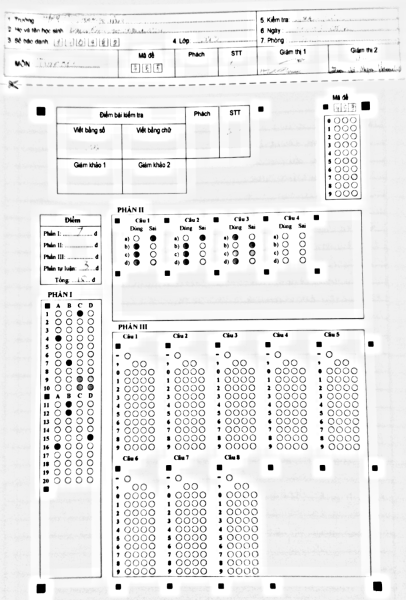
#> input picture data/maugiay/moi.png, 406 x 600 px
$ python -i omr_enhance.py   (imports and definitions only)   (older library calls are emulated)
#> lines starting #> are read from the running program, lines starting #| are printed output that depends on the picture
#> further down, picture is the input picture: shape (600, 406, 3); min 0, max 255, mean 234.9
# -*- coding: utf-8 -*-
"""Tăng nét + tương phản cho ảnh chấm BỊ MỜ (out-focus/chụp nhòe/tương phản thấp).

Dùng thuật toán xử lý ảnh kinh điển, KHÔNG cần model:
  1. CLAHE (Contrast Limited Adaptive Histogram Equalization) trên kênh L của
     LAB — néli tương phản CỤC BỘ:Bubble mờ/bút chì nhạt trên ảnh xám nổi lên
     mà không phóng đại chênh sáng toàn trang.
  2. Unsharp mask (ảnh − Gaussian(ảnh) × amount) — khôi phục cạnh bubble/mốc
     bị mềm do mất nét.

AUTO-TRIGGER: chỉ áp dụng khi ảnh THẬT SỰ mờ (var Laplacian < BLUR_THR).
Ảnh nét (batch chuẩn var 500-700) đi qua KHÔNG ĐỘNG — kết quả chấm giữ nguyên.
"""
import cv2
import numpy as np

BLUR_THR = 150.0        # ngưỡng var Laplacian: dưới ngưỡng này coi là mờ
                        # (ảnh nét của dự án: 500-700; ảnh mờ của người dùng: 6)


# [4 lines left out: function blur_score, not called in this run]


def enhance_blurry(bgr, clahe_clip=2.5, unsharp_amount=1.4, radius=5):
    """CLAHE(L) + unsharp mask — trả ảnh đã tăng nét/tương phản."""
#> called with clahe_clip = 2.5, unsharp_amount = 1.4, radius = 5
    lab = cv2.cvtColor(bgr, cv2.COLOR_BGR2LAB)
#> lab: shape (600, 406, 3); mean of channels 0, 1, 2 236.6, 128, 128
    l, a, b = cv2.split(lab)
#> a: shape (600, 406); every value is 128
    clahe = cv2.createCLAHE(clipLimit=clahe_clip, tileGridSize=(8, 8))
    l2 = clahe.apply(l)
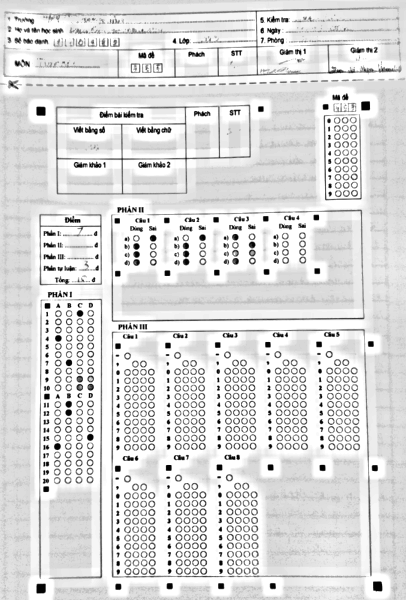
#> l2: shape (600, 406); min 1, max 255, mean 220.4
    out = cv2.cvtColor(cv2.merge([l2, a, b]), cv2.COLOR_LAB2BGR)
    blur = cv2.GaussianBlur(out, (0, 0), radius)
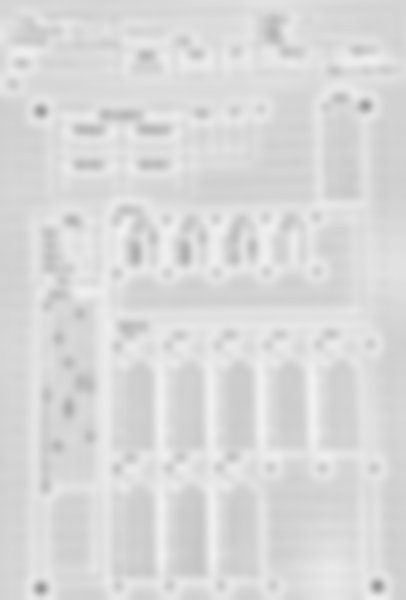
#> blur: shape (600, 406, 3); mean B, G, R 217.3, 217.4, 217.3
    return cv2.addWeighted(out, 1.0 + unsharp_amount, blur, -unsharp_amount, 0)
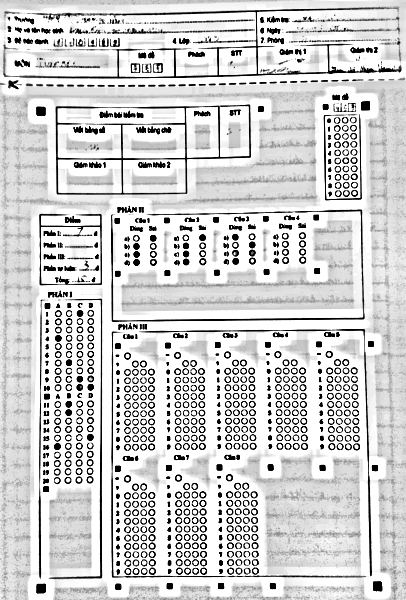
#> returned value: shape (600, 406, 3); mean of channels 0, 1, 2 208.2, 208.2, 208.2; drawn as B, G, R


# [22 lines left out: function deblur_rl, not called in this run]


EXTREME_THR = 40.0      # dưới ngưỡng này = mờ CỰC ĐOAN -> RL sau enhance


# [43 lines left out: function enhance_if_blurry, not called in this run]

>>> import cv2
>>> picture = cv2.imread('data/maugiay/moi.png')
>>> result = enhance_blurry(picture)

$ run again, on data/maugiay/moi_draft.png
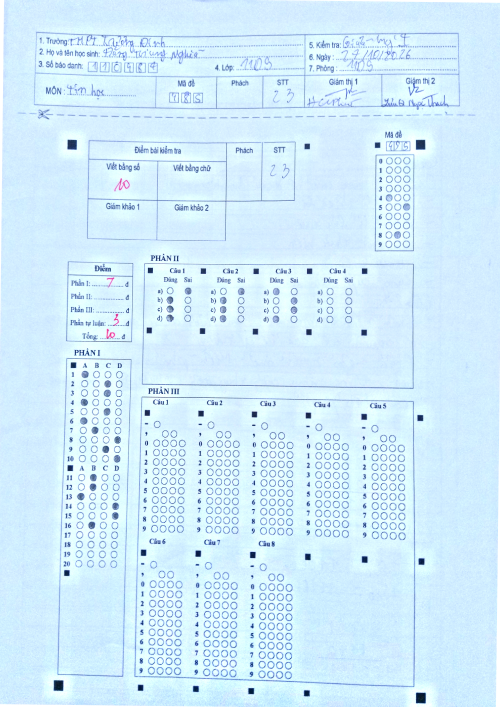
#> input picture data/maugiay/moi_draft.png, 1000 x 1414 px (shown at 1/2 size)
#> picture is the input picture: shape (1414, 1000, 3); mean B, G, R 251.1, 236, 208.9
#> lab: shape (1414, 1000, 3); mean of channels 0, 1, 2 234.4, 122.4, 117.6
#> in enhance_blurry, `l2 = clahe.apply(l)`:
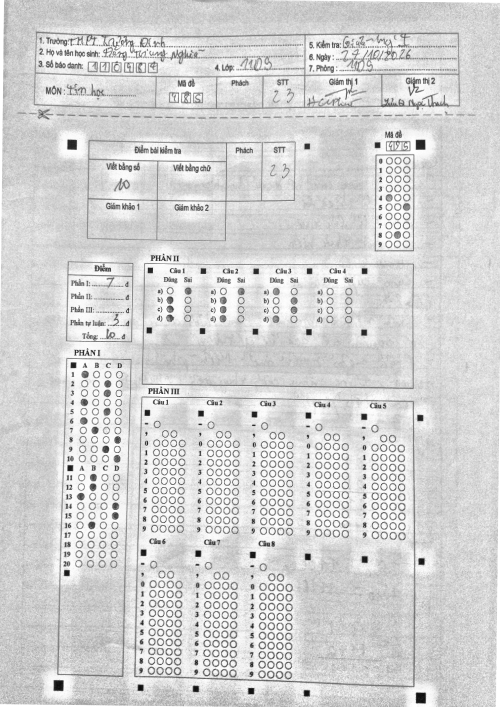
#> l2: shape (1414, 1000) (shown at 1/2 size); min 10, max 255, mean 211.3
#> in enhance_blurry, `return cv2.addWeighted(out, 1.0 + unsharp_amount, blur, -unsharp_amoun..`:
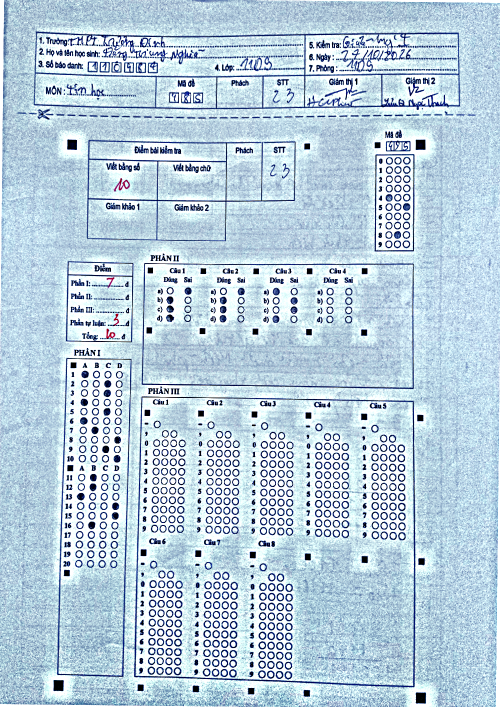
#> returned value: shape (1414, 1000, 3) (shown at 1/2 size); mean of channels 0, 1, 2 221.5, 206.6, 184.7; drawn as B, G, R
